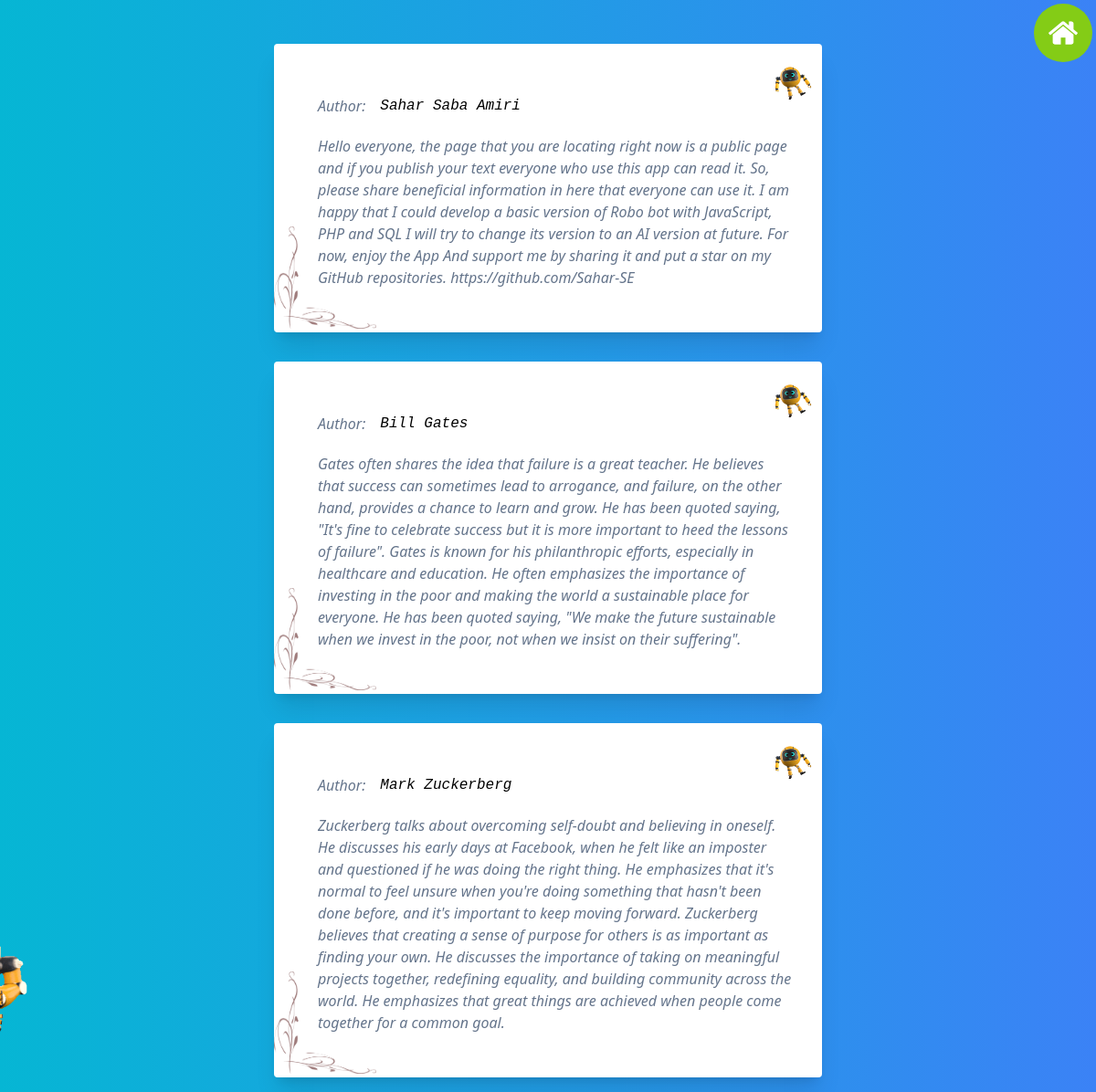
The page /publications.php on the database its author committed.
### tables this page shows
CREATE TABLE `article` (
  `id` int(11) NOT NULL,
  `author` varchar(100) NOT NULL,
  `passage` text NOT NULL
);

### publications.php (the view, shortened to what this page needs)
<?php
 include 'dbConnect.php';
 ?>
<!DOCTYPE html>
<html lang="en">
<head>
    <link href="https://unpkg.com/tailwindcss@^2/dist/tailwind.min.css" rel="stylesheet">
    <script src="https://cdn.tailwindcss.com"></script>
</head>
<body class="bg-gradient-to-r from-cyan-500 to-blue-500">
  <div class="">
  <div class="rounded-full w-16 h-16 bg-lime-500 fixed top-1 right-1 z-50 ">
    <a href="index.html"><img src="imgs/house.png" class="absolute top-4 left-4 w-8 h-8 rounded-full"/></a>
  </div>
  </div>
    <div class='flex flex-col justify-center items-center mt-8 font-sans'>
     <?php
        $query = "SELECT * FROM article";
        $result = mysqli_query($connect, $query);
        while($row = mysqli_fetch_assoc($result)) {
            echo "<div class='bg-white shadow-xl rounded px-8 pt-6 pb-8 m-4 w-5/6 md:w-2/4 relative'>
              <img src='imgs/giphy_s.gif' class='w-16 h-16 absolute right-0 top-0'/>
                <div class='flex'>
                  <p class='text-slate-500 font-medium p-4 pt-8 italic'>Author:</p>
                  <p class='pt-8 pr-5 pb-5 font-mono italic'>  ". $row["author"] ."</p>
                </div>
              <p class='pl-4 pb-4 text-slate-500 italic'>" . $row["passage"] . "</p>
              <img src='imgs/m.png' class='absolute left-0 bottom-1 w-28 h-28'/>
            </div>";
        }
        ?>
    </div>
    <img src='imgs/giphy2.gif' class='absolute bottom-8 w-44 md:w-80'/>
</body>
</html>

### rows shown on the page
article: author "Sahar Saba Amiri", passage "Hello everyone, the page that you are locating right now is a public page and if you publish your text everyone who use this app can read it. So, please share beneficial information in here that everyone can use it. I am happy that I could develop a basic version of Robo bot with JavaScript, PHP and SQL I will try to change its version to an AI version at future. For now, enjoy the App And support me by sharing it and put a star on my GitHub repositories. https://github.com/Sahar-SE"
article: author "Bill Gates", passage "Gates often shares the idea that failure is a great teacher. He believes that success can sometimes lead to arrogance, and failure, on the other hand, provides a chance to learn and grow. He has been quoted saying, \"It's fine to celebrate success but it is more important to heed the lessons of failure\". Gates is known for his philanthropic efforts, especially in healthcare and education. He often emphasizes the importance of investing in the poor and making the world a sustainable place for everyone. He has been quoted saying, \"We make the future sustainable when we invest in the poor, not when we insist on their suffering\"."
article: author "Mark Zuckerberg", passage "Zuckerberg talks about overcoming self-doubt and believing in oneself. He discusses his early days at Facebook, when he felt like an imposter and questioned if he was doing the right thing. He emphasizes that it's normal to feel unsure when you're doing something that hasn't been done before, and it's important to keep moving forward. Zuckerberg believes that creating a sense of purpose for others is as important as finding your own. He discusses the importance of taking on meaningful projects together, redefining equality, and building community across the world. He emphasizes that great things are achieved when people come together for a common goal."
